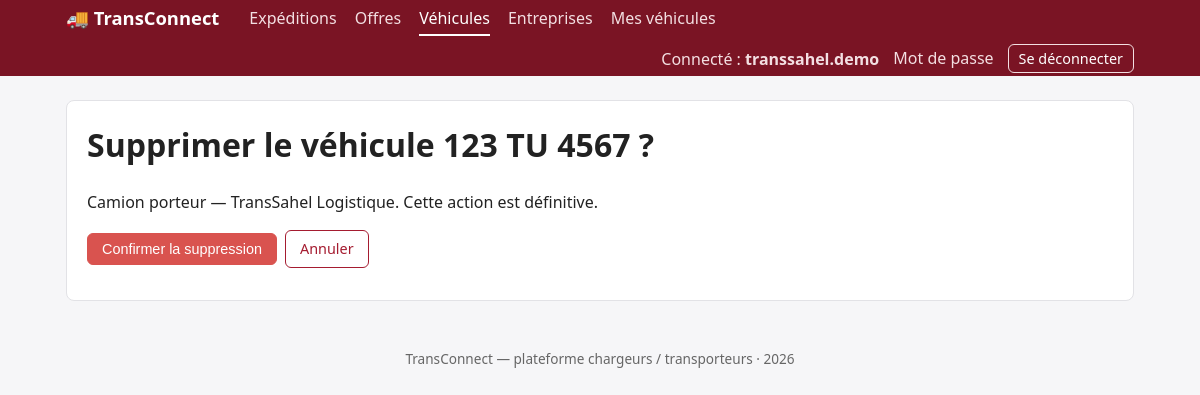
Screenshot of /vehicules/1/supprimer/ (signed in) with the database file from the repository.
### EntreprisesApp/models.py (models this page shows, shortened)
class Utilisateur(AbstractUser):
    ROLE_CHARGEUR = 'chargeur'
    ROLE_TRANSPORTEUR = 'transporteur'
    ROLE_ADMIN = 'admin'
    ROLE_CHOICES = (
        (ROLE_CHARGEUR, 'Chargeur'),
        (ROLE_TRANSPORTEUR, 'Transporteur'),
        (ROLE_ADMIN, 'Administrateur'),
    )
    user_id = models.CharField(max_length=8, primary_key=True, editable=False)
    email = models.EmailField(unique=True, validators=[valider_email_gmail])
    role = models.CharField(max_length=20, choices=ROLE_CHOICES, default=ROLE_CHARGEUR)
    telephone = models.CharField(
        max_length=8, blank=True, validators=[valider_telephone]
    )
    created_at = models.DateTimeField(auto_now_add=True)
    updated_at = models.DateTimeField(auto_now=True)
    objects = UtilisateurManager()
    REQUIRED_FIELDS = ['email']
    class Meta:
        verbose_name = 'Utilisateur'
        verbose_name_plural = 'Utilisateurs'

class Entreprise(models.Model):
    TYPE_CHARGEUR = 'chargeur'
    TYPE_TRANSPORTEUR = 'transporteur'
    TYPE_CHOICES = (
        (TYPE_CHARGEUR, 'Chargeur'),
        (TYPE_TRANSPORTEUR, 'Transporteur'),
    )
    raison_sociale = models.CharField(max_length=150)
    matricule_fiscal = models.CharField(
        max_length=17, unique=True, validators=[valider_matricule_fiscal]
    )
    type_entreprise = models.CharField(max_length=15, choices=TYPE_CHOICES)
    adresse = models.TextField(
        validators=[MinLengthValidator(20, "L'adresse doit contenir au moins 20 caractères.")]
    )
    utilisateur = models.OneToOneField(
        Utilisateur,
        on_delete=models.CASCADE,
        related_name='entreprise',
        null=True,
        blank=True,
    )
    created_at = models.DateTimeField(auto_now_add=True)
    updated_at = models.DateTimeField(auto_now=True)
    class Meta:
        verbose_name = 'Entreprise'
        verbose_name_plural = 'Entreprises'
        ordering = ['raison_sociale']
    @property
    def est_transporteur(self):
        return self.type_entreprise == self.TYPE_TRANSPORTEUR

### VehiculesApp/models.py (models this page shows, shortened)
class Vehicule(models.Model):
    CAMIONNETTE = 'camionnette'
    FOURGON = 'fourgon'
    CAMION_PORTEUR = 'camion_porteur'
    SEMI_REMORQUE = 'semi_remorque'
    TYPE_CHOICES = (
        (CAMIONNETTE, 'Camionnette / utilitaire léger'),
        (FOURGON, 'Fourgon'),
        (CAMION_PORTEUR, 'Camion porteur'),
        (SEMI_REMORQUE, 'Semi-remorque'),
    )
    CAPACITE_MAX_PAR_TYPE = {
        CAMIONNETTE: 1_500,
        FOURGON: 3_500,
        CAMION_PORTEUR: 19_000,
        SEMI_REMORQUE: 26_000,
    }
    immatriculation = models.CharField(max_length=20, unique=True)
    type_vehicule = models.CharField(max_length=20, choices=TYPE_CHOICES)
    capacite_kg = models.PositiveIntegerField(
        validators=[MinValueValidator(1, "Une capacité nulle n'est pas acceptée.")]
    )
    disponible = models.BooleanField(default=True)
    entreprise = models.ForeignKey(
        'EntreprisesApp.Entreprise',
        on_delete=models.CASCADE,
        related_name='vehicules',
    )
    created_at = models.DateTimeField(auto_now_add=True)
    updated_at = models.DateTimeField(auto_now=True)
    class Meta:
        verbose_name = 'Véhicule'
        verbose_name_plural = 'Véhicules'
        ordering = ['immatriculation']

### VehiculesApp/views.py (the view, shortened to what this page needs)
# urls.py: path('<int:pk>/supprimer/', views.VehiculeDeleteView.as_view(), name='supprimer'),
class VehiculeDeleteView(TransporteurRequisMixin, VehiculesDeMonEntrepriseMixin, DeleteView):
    model = Vehicule
    template_name = 'vehicules/confirm_delete.html'
    context_object_name = 'vehicule'
    success_url = reverse_lazy('vehicules:mes')

### EntreprisesApp/context_processors.py (called while the page is built)
def entreprise_courante(request):
    return {'mon_entreprise': entreprise_de(getattr(request, 'user', None))}

### EntreprisesApp/mixins.py (called while the page is built)
def entreprise_de(user):
    return getattr(user, 'entreprise', None)

    def test_func(self):
        entreprise = entreprise_de(self.request.user)
        return entreprise is not None and entreprise.type_entreprise == 'transporteur'

### VehiculesApp/views.py (called while the page is built)
    def get_queryset(self):
        return Vehicule.objects.filter(entreprise=self.request.user.entreprise)

### VehiculesApp/templates/vehicules/confirm_delete.html (shortened to what this page needs)
{% extends 'base.html' %}
{% block content %}
<div class="card">
  <h1>Supprimer le véhicule {{ vehicule.immatriculation }} ?</h1>
  <p>{{ vehicule.get_type_vehicule_display }} — {{ vehicule.entreprise.raison_sociale }}. Cette action est définitive.</p>
  <form method="post">
    <div class="actions">
      <button type="submit" class="btn danger">Confirmer la suppression</button>
      <a class="btn secondaire" href="{% url 'vehicules:detail' vehicule.pk %}">Annuler</a>
    </div>
  </form>
</div>
{% endblock %}

### templates/base.html (shortened to what this page needs)
<!DOCTYPE html>
<html lang="fr">
<head>
</head>
<body>
  <header>
    {% with nom_url=request.resolver_match.app_name %}
    <nav>
      <a class="logo" href="{% url 'accueil' %}">🚚 TransConnect</a>
      <a href="{% url 'expeditions:liste' %}" {% if nom_url == 'expeditions' %}class="actif"{% endif %}>Expéditions</a>
      <a href="{% url 'offres:liste' %}" {% if nom_url == 'offres' %}class="actif"{% endif %}>Offres</a>
      <a href="{% url 'vehicules:liste' %}" {% if nom_url == 'vehicules' %}class="actif"{% endif %}>Véhicules</a>
      <a href="{% url 'entreprises:liste' %}" {% if nom_url == 'entreprises' %}class="actif"{% endif %}>Entreprises</a>
      {% if user.is_authenticated %}
        {% if mon_entreprise.est_transporteur %}
        <a href="{% url 'vehicules:mes' %}">Mes véhicules</a>
        {% elif mon_entreprise.est_chargeur %}
        <a href="{% url 'expeditions:ajouter' %}">Publier une expédition</a>
        {% else %}
        <a href="{% url 'entreprises:ajouter' %}">Créer mon entreprise</a>
        {% endif %}
      <span class="compte">
        <span>Connecté : <strong>{{ user.username }}</strong></span>
        <a href="{% url 'password_change' %}">Mot de passe</a>
        <form method="post" action="{% url 'logout' %}" class="inline">
          <button type="submit" class="lien">Se déconnecter</button>
        </form>
      </span>
      {% else %}
      <span class="compte">
        <a href="{% url 'login' %}">Se connecter</a>
        <a href="{% url 'inscription' %}">Créer un compte</a>
      </span>
      {% endif %}
    </nav>
    {% endwith %}
  </header>
  <main>
    {% block content %}{% endblock %}
  </main>
  <footer>TransConnect — plateforme chargeurs / transporteurs · {% now "Y" %}</footer>
</body>
</html>

### templates/base.html (style rules this page uses)
:root { --brand:#a51c30; --brand-dark:#7a1424; --bg:#f6f6f8; --card:#fff; --text:#222; --muted:#666; --line:#e2e2e6; }
* { box-sizing: border-box; }
body { margin:0; font-family: system-ui, -apple-system, "Segoe UI", Roboto, sans-serif; background:var(--bg); color:var(--text); line-height:1.5; }
header { background:var(--brand-dark); color:#fff; }
nav { max-width:1100px; margin:0 auto; padding:0 16px; display:flex; flex-wrap:wrap; align-items:center; gap:4px 18px; min-height:56px; }
nav .logo { font-weight:700; font-size:1.15rem; color:#fff; text-decoration:none; margin-right:12px; }
nav a { color:#f3dfe2; text-decoration:none; padding:4px 0; border-bottom:2px solid transparent; }
nav a:hover, nav a.actif { color:#fff; border-bottom-color:#fff; }
nav .compte { margin-left:auto; display:flex; flex-wrap:wrap; align-items:center; gap:4px 14px; color:#f3dfe2; }
nav button.lien { background:none; border:1px solid #f3dfe2; border-radius:6px; color:#fff; padding:3px 10px; cursor:pointer; font:inherit; font-size:.9rem; }
main { max-width:1100px; margin:24px auto; padding:0 16px; }
h1, h2 { margin-top:0; }
.card { background:var(--card); border:1px solid var(--line); border-radius:8px; padding:20px; margin-bottom:20px; }
a { color:var(--brand); }
.btn { display:inline-block; padding:7px 14px; border-radius:6px; border:1px solid var(--brand); background:var(--brand); color:#fff; text-decoration:none; cursor:pointer; font-size:.9rem; }
.btn.secondaire { background:#fff; color:var(--brand); }
.btn.danger { background:#D9534F; border-color:#D9534F; }
.actions { display:flex; flex-wrap:wrap; gap:8px; align-items:center; margin:12px 0; }
.inline { display:inline; }
footer { text-align:center; color:var(--muted); font-size:.85rem; padding:24px 16px; }

### rows the page displays
Utilisateur: username "transsahel.demo"
Vehicule: immatriculation "123 TU 4567", type_vehicule "Camion porteur", entreprise.raison_sociale "TransSahel Logistique"
